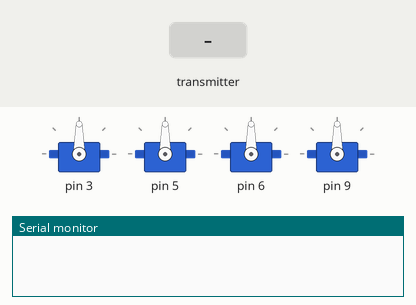
Bench run of a sketch on a simulated Arduino Uno, built with avr-gcc and run on an emulated ATmega328P. On the bench: 4 × servo, the last lines printed to the serial monitor. The inputs (shaded band) are chosen by the test bench. No radio packets arrive unless stated.

Above: at 1.2 s.
1.3 s: the transmitter starts sending receiveddata.0 = 0
At 1.7 s:
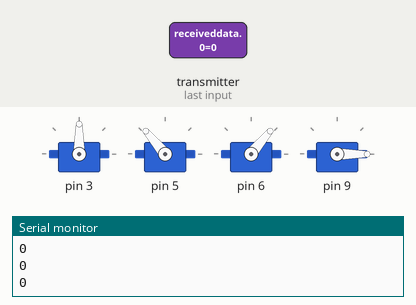
2.8 s: the transmitter starts sending receiveddata.2 = 1023
At 3.7 s:
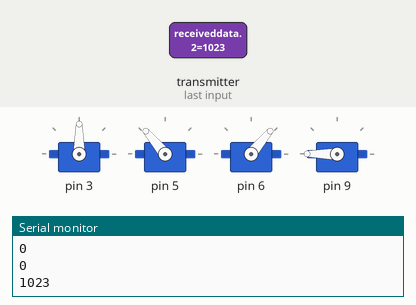
4.3 s: the transmitter starts sending receiveddata.1 = 256
At 5.5 s:
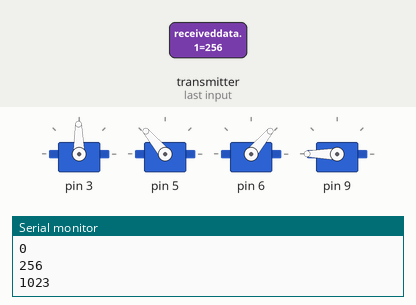
5.8 s: the transmitter starts sending receiveddata.0 = 512
At 6.6 s:
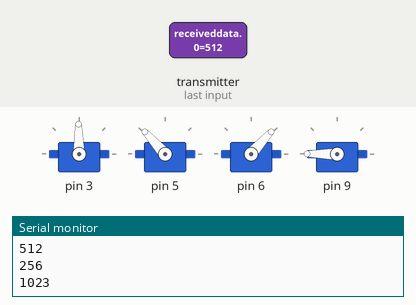
7.3 s: the transmitter starts sending receiveddata.1 = 0
At 8.6 s:
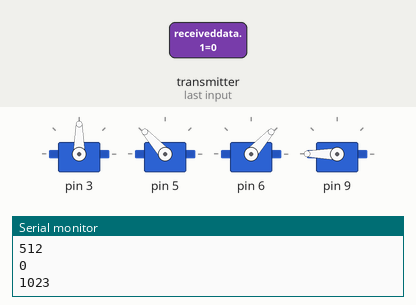
8.9 s: the transmitter starts sending receiveddata.2 = 0
At 9.6 s:
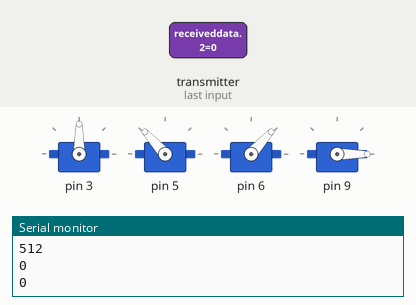
Timing chart, 0 to 11.4 s (numbered marks = the images above; inputs shaded):
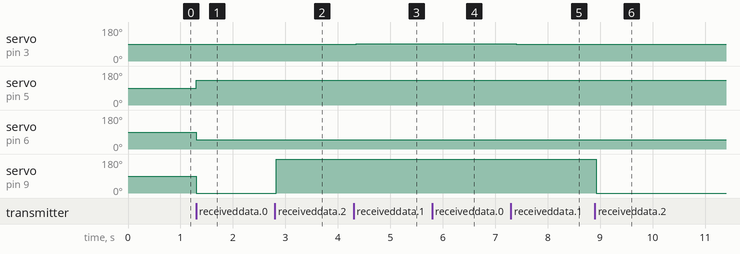

The sketch:

MPUReceive_1_.ino
```cpp
#include<Wire.h>
#include <SPI.h>
#include <nRF24L01.h>
#include <RF24.h>
#include<Servo.h>

RF24 radio(7, 8); // CE, CSN
const byte address[6] = "00001";
Servo myservo[4];
int acx,acy,flexvalue,base,arm1,arm2,grip;

void setup()
{
  myservo[0].attach(3);
  myservo[1].attach(5);
  myservo[2].attach(6);
  myservo[3].attach(9);
  Serial.begin(9600);
  radio.begin();
  radio.openReadingPipe(0, address);
  radio.setPALevel(RF24_PA_MIN);
  radio.startListening();
}

void loop()
{
  if (radio.available())
  {
    int receiveddata[3];
    radio.read(receiveddata,sizeof(receiveddata));
    acx=receiveddata[0];
    acy=receiveddata[1];
    flexvalue=receiveddata[2];
    for(int i=0;i<3;i++)
    {
      Serial.println(receiveddata[i]);
    }
    base=map(acy,-17000,17000,0,180);
    arm1=map(acx,17000,-17000,170,90);
    arm2=map(acx,17000,-17000,10,90);
    grip=map(flexvalue,750,900,0,180);
    myservo[0].write(base);
    myservo[1].write(arm1);
    myservo[2].write(arm2);
    myservo[3].write(grip);
    delay(100);
  }
}
```

Measured:
- after the input at 1.3 s, servo on pin 5: 90° → 130° at once; servo on pin 6: 90° → 50° at once; servo on pin 9: 90° → 0° at once
- after the input at 2.8 s, servo on pin 9: 0° → 180° at once
- after the input at 4.3 s, servo on pin 3: 90° → 91° after 0.05 s
- after the input at 5.8 s, servo on pin 5: 130° → 132° after 0.07 s; servo on pin 6: 50° → 48° after 0.07 s
- after the input at 7.3 s, servo on pin 3: 91° → 90° after 0.10 s
- after the input at 8.9 s, servo on pin 9: 180° → 0° at once
